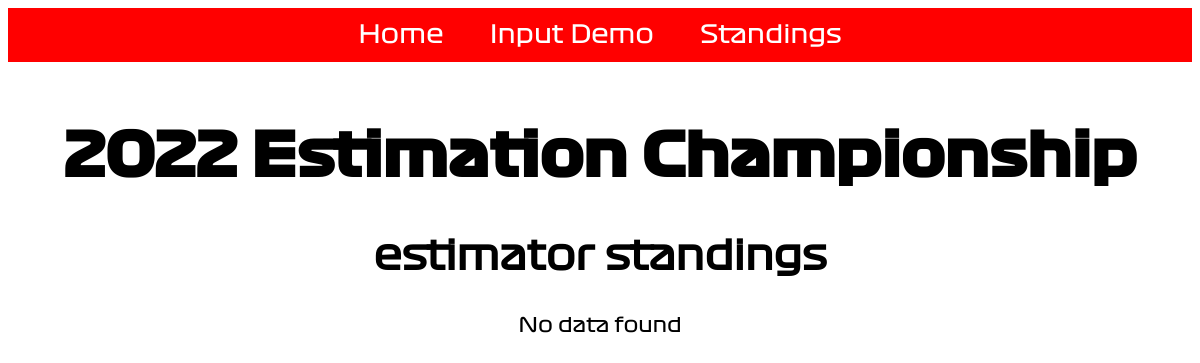
The page /estimatorstandings/ on the database as committed earlier.
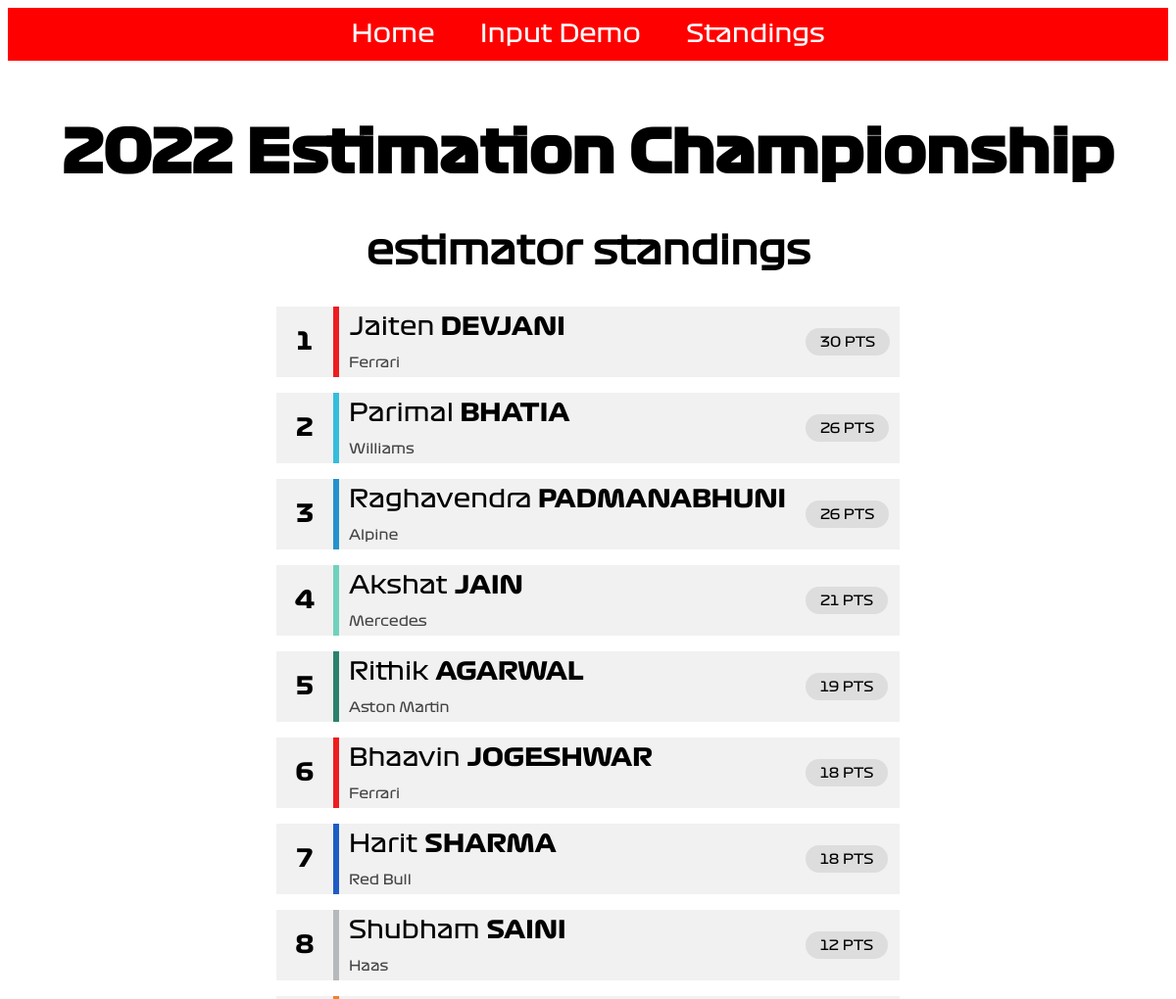
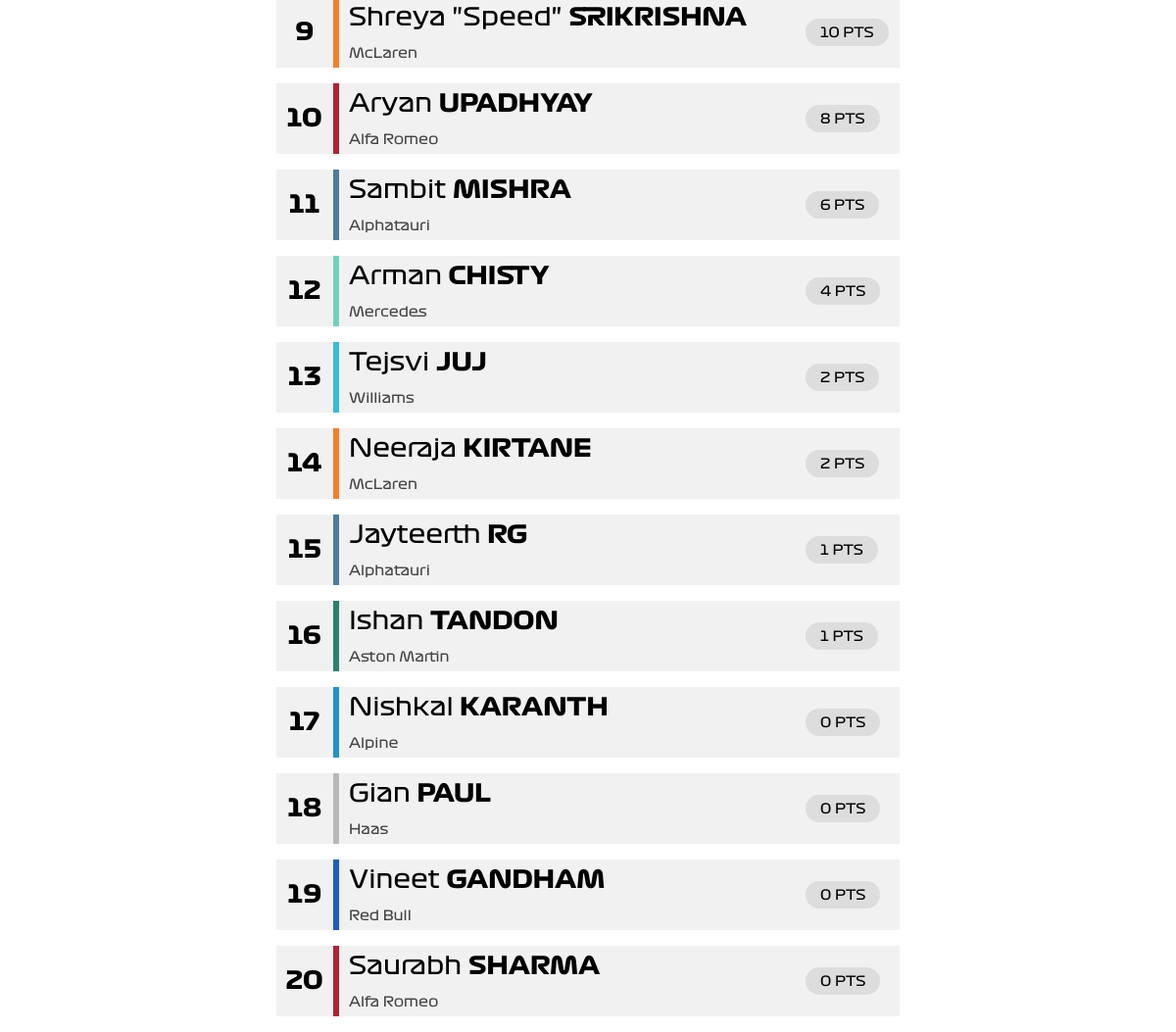
The same page on the database as committed later (2 pictures, top to bottom).
### input_portal/models.py (models this page shows, shortened)
class current_leaderboard(models.Model):
    abbr = models.CharField(max_length = 4, unique = True)
    first_name = models.CharField(max_length = 32)
    last_name = models.CharField(max_length = 32)
    driver_no = models.IntegerField()
    team_name = models.CharField(max_length = 64)
    team_color = models.CharField(max_length = 7)
    points = models.FloatField()
    rank_override = models.IntegerField()

### input_portal/views.py (the view)
# urls.py: path('estimatorstandings/', views.LeaderView, name='estimatorstandings'),
def LeaderView(request):
    current_leaderboard_list = current_leaderboard.objects.order_by('-points','rank_override')
    leaderboard_dict = {'cl_table' : current_leaderboard_list}
    return render(request, 'leaderboard.html', context = leaderboard_dict)

### input_portal/templates/input_portal/leaderboard.html
<!DOCTYPE html>
{% extends "input_portal/base.html" %}
{% block body_block %}
    <h1>
      2022 Estimation Championship
    </h1>
    <h2>
      estimator standings
    </h2>
    {% if cl_table %}
      <table class="current_leaderboard centre">
      {% for row in cl_table %}
        <tr class="leaderboard_top">
          <td rowspan=2 class="table_pos"> {{ forloop.counter }} </td>
          <td style="background-color: {{row.team_color}}" rowspan=2 class="table_teamcolor"></td>
          <td> <span class="firstnamespan"> {{ row.first_name }} </span> <span class="lastnamespan"> {{ row.last_name|upper }} </td>
          <td rowspan=2> <span class="pointspan"> {{ row.points|floatformat:0 }} PTS </span> </td>
        </tr>
        <tr class="leaderboard_bottom">
          <td> <span class='teamspan'> {{ row.team_name }} </span> </td>
        <tr>
      {% endfor %}
      </table>
    {% else %}
      <p>No data found</p>
    {% endif %}
{% endblock %}

Rows that differ between the two databases and show on the page:
added current_leaderboard: first_name "Jaiten", last_name "DEVJANI", points "30", team_name "Ferrari"
added current_leaderboard: first_name "Parimal", last_name "BHATIA", points "26", team_name "Williams"
added current_leaderboard: first_name "Raghavendra", last_name "PADMANABHUNI", points "26", team_name "Alpine"
added current_leaderboard: first_name "Akshat", last_name "JAIN", points "21", team_name "Mercedes"
added current_leaderboard: first_name "Rithik", last_name "AGARWAL", points "19", team_name "Aston Martin"
added current_leaderboard: first_name "Bhaavin", last_name "JOGESHWAR", points "18", team_name "Ferrari"
added current_leaderboard: first_name "Harit", last_name "SHARMA", points "18", team_name "Red Bull"
added current_leaderboard: first_name "Shubham", last_name "SAINI", points "12", team_name "Haas"
added current_leaderboard: first_name "Shreya \"Speed\"", last_name "SRIKRISHNA", points "10", team_name "McLaren"
added current_leaderboard: first_name "Aryan", last_name "UPADHYAY", points "8", team_name "Alfa Romeo"
added current_leaderboard: first_name "Sambit", last_name "MISHRA", points "6", team_name "Alphatauri"
added current_leaderboard: first_name "Arman", last_name "CHISTY", points "4", team_name "Mercedes"
added current_leaderboard: first_name "Tejsvi", last_name "JUJ", points "2", team_name "Williams"
added current_leaderboard: first_name "Neeraja", last_name "KIRTANE", points "2", team_name "McLaren"
added current_leaderboard: first_name "Jayteerth", last_name "RG", points "1", team_name "Alphatauri"
added current_leaderboard: first_name "Ishan", last_name "TANDON", points "1", team_name "Aston Martin"
added current_leaderboard: first_name "Nishkal", last_name "KARANTH", points "0", team_name "Alpine"
added current_leaderboard: first_name "Gian", last_name "PAUL", points "0", team_name "Haas"
added current_leaderboard: first_name "Vineet", last_name "GANDHAM", points "0", team_name "Red Bull"
added current_leaderboard: first_name "Saurabh", last_name "SHARMA", points "0", team_name "Alfa Romeo"
Other text that changed with them:
text no longer shown: "No data found"
